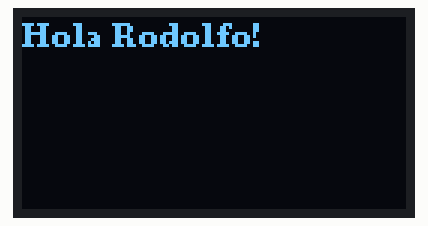
A sketch run on a simulated Arduino Uno, built with avr-gcc and run on an emulated ATmega328P. On the bench: 128×64 one-colour display.

Above: at 0.1 s.

The sketch:

oled.ino
```cpp
#include <U8g2lib.h>

// SSD1306 SPI
U8G2_SSD1306_128X64_NONAME_F_4W_HW_SPI u8g2(U8G2_R0, /* cs=*/10, /* dc=*/8, /* reset=*/9);

// SH1106 SPI
// U8G2_SH1106_128X64_NONAME_F_4W_HW_SPI u8g2(U8G2_R0, /* cs=*/10, /* dc=*/8, /* reset=*/9);

void setup() {
  u8g2.begin();
}

void loop() {
  u8g2.clearBuffer();
  u8g2.setFont(u8g2_font_ncenB08_tr);
  u8g2.drawStr(0,10,"Hola Rodolfo!");
  u8g2.sendBuffer();
  delay(1000);
}
```
